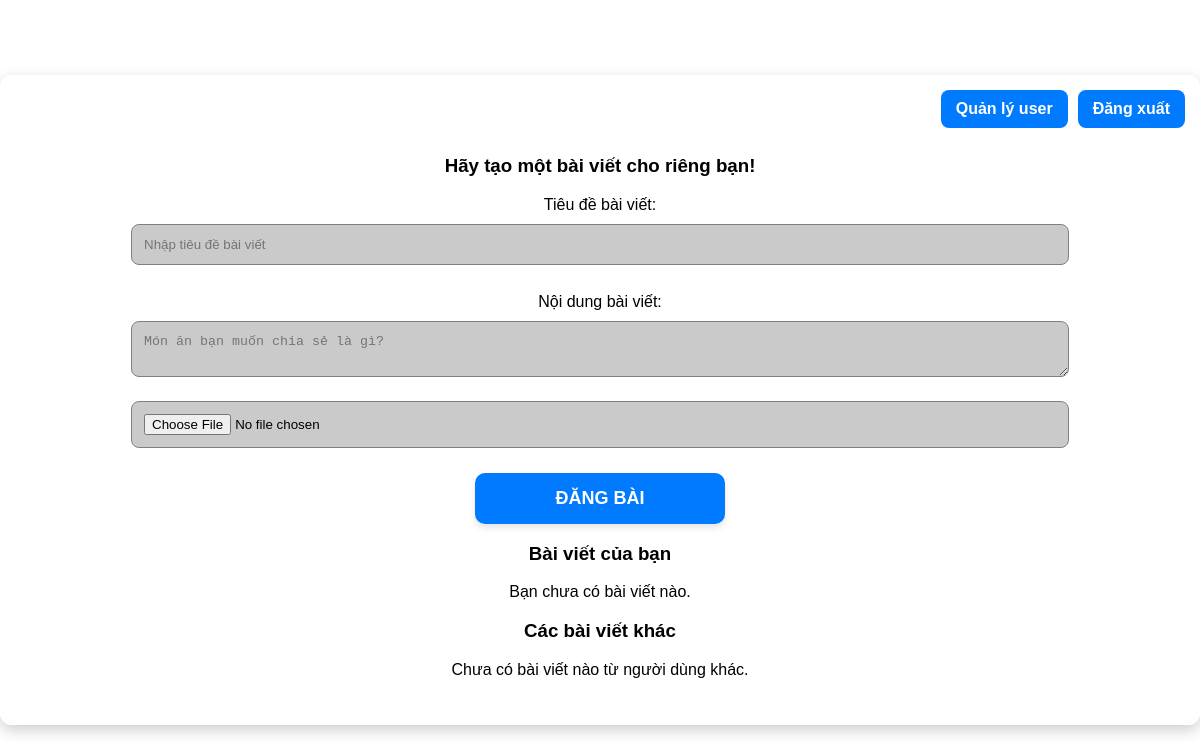
/dashboard?page_user=1&page_other=2 (signed in), run on an earlier commit of the app's database.
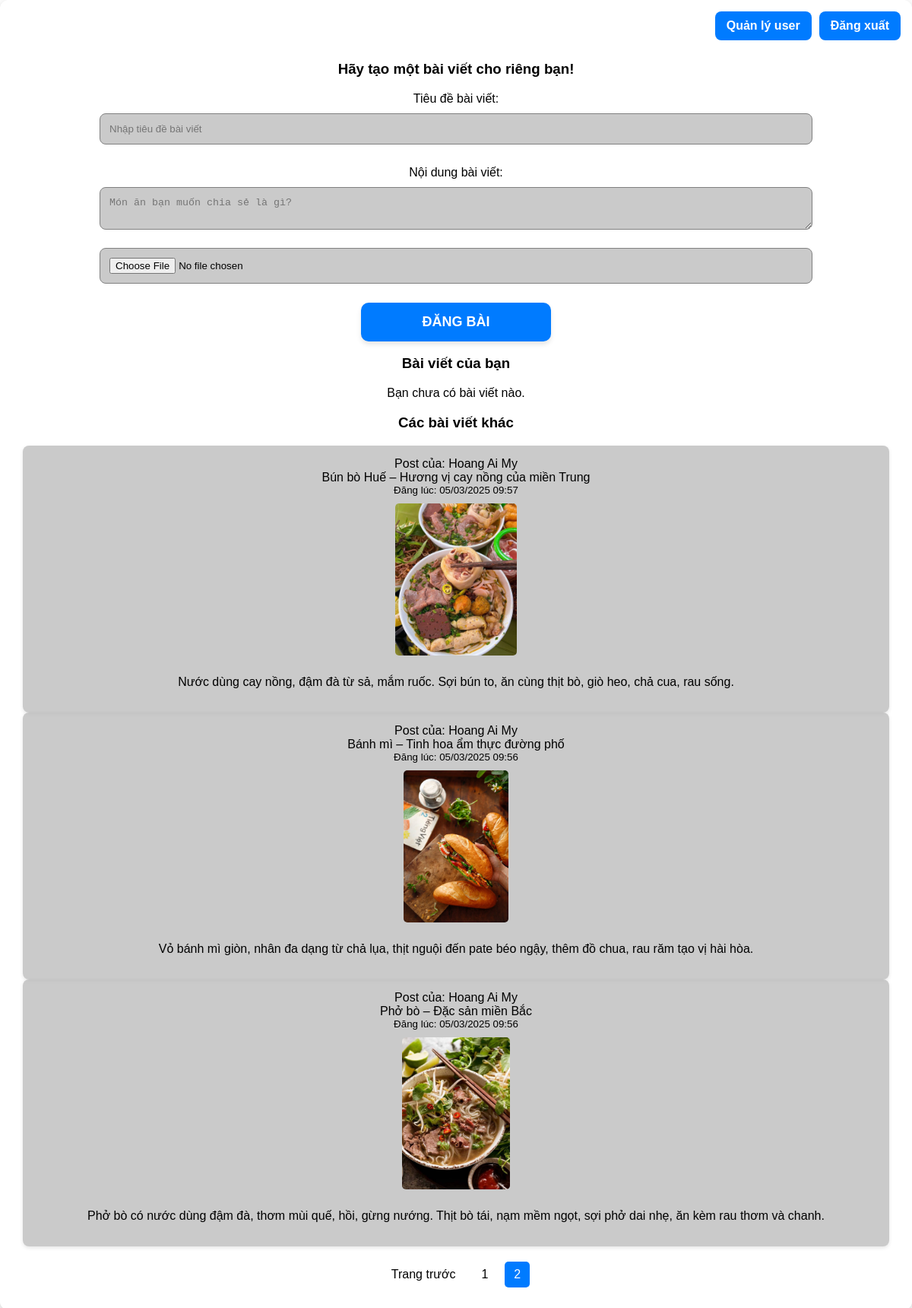
And on a later commit of the database.
### tables this page shows
CREATE TABLE posts (
            post_id INTEGER PRIMARY KEY AUTOINCREMENT,
            username TEXT,
            title TEXT,
            content TEXT,
            image_url TEXT,
            created_at DATETIME DEFAULT CURRENT_TIMESTAMP,
            FOREIGN KEY(username) REFERENCES users(username)
        );

### app.py (the view)
@app.route('/dashboard')
def dashboard():
    if 'username' not in session:
        return redirect(url_for('login'))
    page_user = request.args.get('page_user', 1, type=int)
    per_page = 8
    offset_user = (page_user - 1) * per_page
    with sqlite3.connect(DATABASE) as conn:
        c = conn.cursor()
        c.execute("SELECT COUNT(*) FROM posts WHERE username = ?", (session['username'],))
        total_user_posts = c.fetchone()[0]
        total_user_pages = (total_user_posts + per_page - 1) // per_page
        c.execute("SELECT post_id, title, content, image_url, created_at FROM posts WHERE username = ? ORDER BY post_id DESC LIMIT ? OFFSET ?",
                  (session['username'], per_page, offset_user))
        user_posts = c.fetchall()
        page_other = request.args.get('page_other', 1, type=int)
        offset_other = (page_other - 1) * per_page
        c.execute("SELECT COUNT(*) FROM posts WHERE username != ?", (session['username'],))
        total_other_posts = c.fetchone()[0]
        total_other_pages = (total_other_posts + per_page - 1) // per_page
        c.execute(
            "SELECT post_id, username, title, content, image_url, created_at FROM posts WHERE username != ? ORDER BY post_id DESC LIMIT ? OFFSET ?",
            (session['username'], per_page, offset_other))
        other_posts = c.fetchall()
    return render_template('dashboard.html',
                           user_posts=user_posts,
                           other_posts=other_posts,
                           page_user=page_user,
                           total_user_pages=total_user_pages,
                           page_other=page_other,
                           total_other_pages=total_other_pages)

### app.py (called while the page is built)
def format_date(value, format="%d/%m/%Y %H:%M"):
    if isinstance(value, datetime.datetime):
        return value.strftime(format)
    elif isinstance(value, str):  # Nếu là chuỗi, chuyển đổi trước
        try:
            date_obj = datetime.datetime.strptime(value, "%Y-%m-%d %H:%M:%S")
            return date_obj.strftime(format)
        except ValueError:
            return value  # Trả về nguyên chuỗi nếu không thể chuyển đổi
    return value  # Trả về nguyên giá trị nếu không phải datetime hoặc chuỗi

### templates/dashboard.html (shortened to what this page needs)
<!DOCTYPE html>
<html lang="vi">
<head>
</head>
<body>
<div class="container">
    {% if session['username'] %}
        <div class="header-buttons">
            {% if session['role'] == 'admin' %}
                <a href="{{ url_for('admin') }}" class="admin-button">Quản lý user</a>
            {% endif %}
            <a href="{{ url_for('confirm_logout') }}" class="logout-button">Đăng xuất</a>
        </div>
    {% endif %}
    <div class="content">
        <h3>Hãy tạo một bài viết cho riêng bạn!</h3>
        <form action="{{ url_for('create_post') }}" method="POST" enctype="multipart/form-data">
            <label for="title">Tiêu đề bài viết:</label><br/>
            <input type="text" id="title" name="title" placeholder="Nhập tiêu đề bài viết" required><br/>
            <br>
            <label for="content">Nội dung bài viết:</label><br/>
            <textarea name="content" placeholder="Món ăn bạn muốn chia sẻ là gì?" required></textarea><br/>
            <input type="file" name="image" accept="image/*"><br/>
            <button type="submit">Đăng bài</button>
        </form>
        <h3>Bài viết của bạn</h3>
        {% if user_posts %}
            <div class="posts-container">
                {% for post in user_posts %}
                    <div class="post-item">
                        <div class="title-box">{{ post[1] }}</div>
                        <small class="text-muted">Đăng lúc: {{ post[4]|format_date }}</small>
                        {% if post[3] %}
                            <img src="{{ post[3] }}" alt="Ảnh bài viết">
                        {% endif %}
                        <p>{{ post[2] }}</p>
                        <div class="post-actions">
                            <a href="{{ url_for('edit_post', post_id=post[0]) }}" class="admin-button">Sửa</a>
                            <a href="{{ url_for('delete_post', post_id=post[0]) }}" class="logout-button">Xóa</a>
                        </div>
                    </div>
                {% endfor %}
            </div>
            <div class="pagination">
                {% if page_user > 1 %}
                    <a href="{{ url_for('dashboard', page_user=page_user-1, page_other=page_other) }}">Trang trước</a>
                {% endif %}
                {% for p in range(1, total_user_pages + 1) %}
                    {% if p == page_user %}
                        <span>{{ p }}</span>
                    {% else %}
                        <a href="{{ url_for('dashboard', page_user=p, page_other=page_other) }}">{{ p }}</a>
                    {% endif %}
                {% endfor %}
                {% if page_user < total_user_pages %}
                    <a href="{{ url_for('dashboard', page_user=page_user+1, page_other=page_other) }}">Trang sau</a>
                {% endif %}
            </div>
        {% else %}
            <p>Bạn chưa có bài viết nào.</p>
        {% endif %}
        <h3>Các bài viết khác</h3>
        {% if other_posts %}
            <div class="posts-container">
                {% for post in other_posts %}
                    <div class="post-item">
                        <div>{{ "Post của: " + post[1] }}</div>
                        <div class="title-box">{{ post[2] }}</div>
                        <small class="text-muted">Đăng lúc: {{ post[5]|format_date }}</small>
                        {% if post[4] %}
                            <img src="{{ post[4] }}" alt="Ảnh bài viết">
                        {% endif %}
                        <p>{{ post[3] }}</p>
                    </div>
                {% endfor %}
            </div>
            <div class="pagination">
                {% if page_other > 1 %}
                    <a href="{{ url_for('dashboard', page_user=page_user, page_other=page_other-1) }}">Trang trước</a>
                {% endif %}
                {% for p in range(1, total_other_pages + 1) %}
                    {% if p == page_other %}
                        <span>{{ p }}</span>
                    {% else %}
                        <a href="{{ url_for('dashboard', page_user=page_user, page_other=p) }}">{{ p }}</a>
                    {% endif %}
                {% endfor %}
            </div>
        {% else %}
            <p>Chưa có bài viết nào từ người dùng khác.</p>
        {% endif %}
    </div>
</div>
</body>
</html>

### templates/dashboard.html (style rules this page uses)
body { background-image: url('https://st.ielts-fighter.com/src/ielts-fighter-image/2023/07/21/0862c163-ced6-4ee9-8ce2-beb57f2065a0.jpg'); background-size: cover; background-position: center; background-attachment: fixed; background-repeat: no-repeat; color: black; font-family: Arial, sans-serif; padding: 0; margin: 0; display: flex; justify-content: center; align-items: center; min-height: 100vh; }
.container { position: relative; width: 95%; max-width: 1200px; background: rgba(255, 255, 255, 0.75); padding: 30px; border-radius: 12px; box-shadow: 0 5px 15px rgba(0, 0, 0, 0.2); text-align: center; animation: fadeIn 0.5s ease-in forwards; }
.header-buttons { position: absolute; top: 15px; right: 15px; display: flex; gap: 10px; }
.admin-button, .logout-button, .post-actions .admin-button, .post-actions .logout-button { display: inline-block; padding: 10px 15px; background-color: #007BFF; color: white; border: none; border-radius: 8px; font-size: 16px; font-weight: bold; cursor: pointer; text-decoration: none; transition: all 0.3s ease; text-align: center; }
.content { margin-top: 50px; }
.content input[type="text"], .content textarea, .content input[type="file"] { width: 80%; padding: 12px; margin: 10px 0; border-radius: 8px; border: 1px solid gray; background-color: rgba(180, 180, 180, 0.7); }
.posts-container { grid-template-columns: repeat(4, 1fr); gap: 16px; }
.post-item { background: rgba(180, 180, 180, 0.7); border-radius: 8px; padding: 15px; display: flex; flex-direction: column; align-items: center; box-shadow: 0 2px 5px rgba(0, 0, 0, 0.1); }
.post-item img { max-width: 100%; height: 200px; object-fit: cover; border-radius: 5px; margin: 10px 0; }
.pagination { display: flex; justify-content: center; align-items: center; gap: 10px; margin-top: 20px; }
.pagination a, .pagination span { padding: 8px 12px; border-radius: 5px; text-decoration: none; color: black; }
.pagination span { background-color: #007BFF; color: white; }
button[type="submit"] { width: 250px; padding: 15px 20px; background-color: #007BFF; color: white; border: none; border-radius: 10px; font-size: 18px; font-weight: bold; text-transform: uppercase; cursor: pointer; transition: all 0.3s ease; box-shadow: 0 4px 6px rgba(0,0,0,0.1); margin-top: 15px; }

What changed in the data, as far as the page shows it:
added posts: username "Post của: Hoang Ai My", title "Bún bò Huế – Hương vị cay nồng của miền Trung", created_at "05/03/2025 09:57", image_url (picture), content "Nước dùng cay nồng, đậm đà từ sả, mắm ruốc. Sợi bún to, ăn cùng thịt bò, giò heo, chả cua, rau sống."
added posts: username "Post của: Hoang Ai My", title "Bánh mì – Tinh hoa ẩm thực đường phố", created_at "05/03/2025 09:56", image_url (picture), content "Vỏ bánh mì giòn, nhân đa dạng từ chả lụa, thịt nguội đến pate béo ngậy, thêm đồ chua, rau răm tạo vị hài hòa."
added posts: username "Post của: Hoang Ai My", title "Phở bò – Đặc sản miền Bắc", created_at "05/03/2025 09:56", image_url (picture), content "Phở bò có nước dùng đậm đà, thơm mùi quế, hồi, gừng nướng. Thịt bò tái, nạm mềm ngọt, sợi phở dai nhẹ, ăn kèm rau thơm và chanh."
Also different on the page:
text no longer shown: "Chưa có bài viết nào từ người dùng khác."
text now shown: "Trang trước"
new list line: "1"
new list line: "2"
